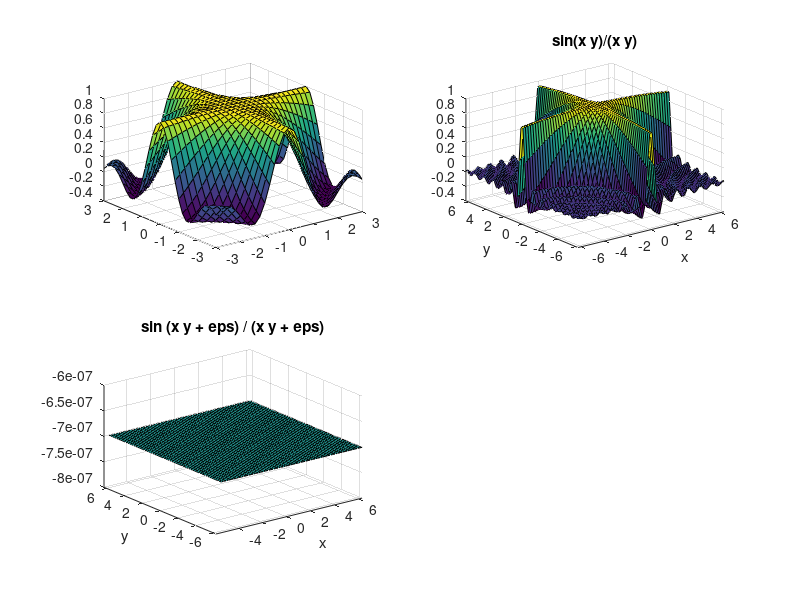

MATLAB code for this plot:
% 绘制二元函数z=xy\sin(xy)的三维表面图
[x,y]=meshgrid([-3:0.2:3]);
z=(sin(x.*y)+eps)./(x.*y+eps);
subplot(2,2,1)
surf(x,y,z)%使用 surf 画图，要求 x,y,z 是同维数的矩阵
subplot(2,2,2)
ezsurf('sin(x*y)/(x*y)')%使用符号函数画图
Z=@(x,y)sin(x*y+eps)/(x*y+eps);%定义匿名函数
subplot(2,2,3)
ezsurf(Z)%使用匿名函数画图
